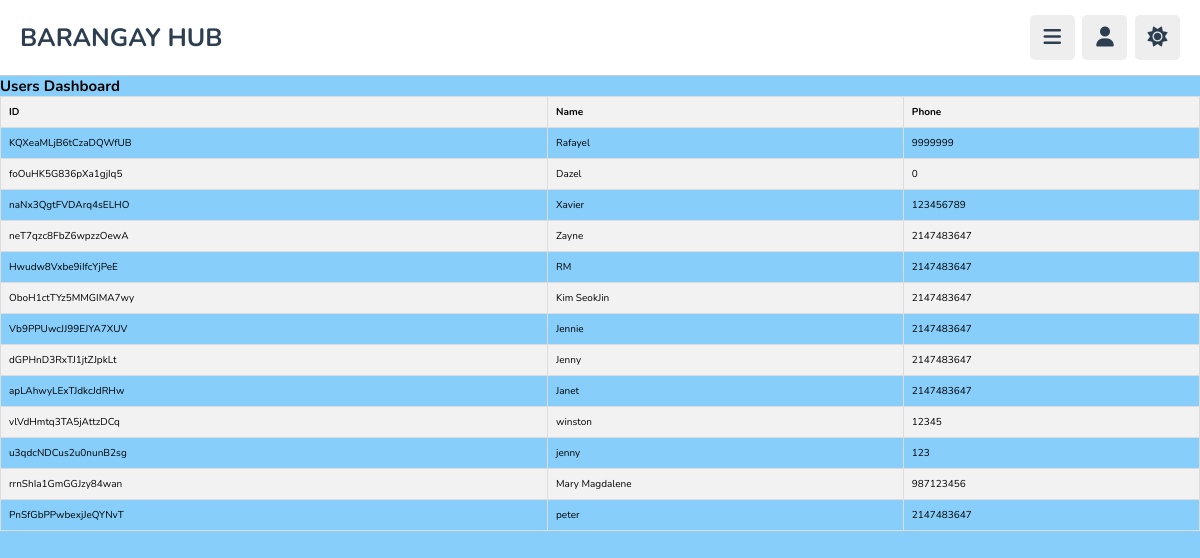
Screenshot of /brgyhub/admin/users.php (signed in) with the database file from the repository.
### tables this page shows
CREATE TABLE `users` (
  `id` varchar(20) NOT NULL,
  `name` varchar(50) NOT NULL,
  `phone` int(20) NOT NULL,
  `password` varchar(50) NOT NULL,
  `image` varchar(100) NOT NULL
);

### brgyhub/admin/users.php (the view, shortened to what this page needs)
<?php
include("../components/connect.php");
$sql = "SELECT * FROM users";
$result = $conn->query($sql);
?>
<!DOCTYPE html>
<html lang="en">
<head>
    <link rel="stylesheet" href="https://cdnjs.cloudflare.com/ajax/libs/font-awesome/6.2.0/css/all.min.css">
    <link rel="stylesheet" href="../css/userstyle.css">
    <link rel="stylesheet" href="../css/admin_style.css">
</head>
<body>
    <?php include '../components/admin_header.php'; ?>
    <div id="content">
        <h2>Users Dashboard</h2>
        <div class="table-container">
            <table>
                <thead>
                    <tr>
                        <th>ID</th>
                        <th>Name</th>
                        <th>Phone</th>
                    </tr>
                </thead>
                <tbody>
                    <?php
                    if ($result->rowCount() > 0) {
                        while ($row = $result->fetch(PDO::FETCH_ASSOC)) {
                            echo "<tr>";
                            echo "<td>" . $row["id"] . "</td>";
                            echo "<td>" . $row["name"] . "</td>";
                            echo "<td>" . $row["phone"] . "</td>";
                            echo "</tr>";
                        }
                    } else {
                        echo "<tr><td colspan='3'>No users found</td></tr>";
                    }
                    ?>
                </tbody>
            </table>
        </div>
    </div>
</body>
</html>

### brgyhub/css/userstyle.css (style rules this page uses)
table { width: 100%; border-collapse: collapse; }
th { background-color: #f2f2f2; border: 1px solid #dddddd; padding: 8px; text-align: left; }
td { border: 1px solid #dddddd; padding: 8px; }
tbody tr:nth-child(even) { background-color: #f2f2f2; }
.table-container { overflow-x: auto; }

### brgyhub/css/admin_style.css (style rules this page uses)
:root { --main-color:#8e44ad; --red:#e74c3c; --oragen:#f39c12; --white:#fff; --black:#2c3e50; --light-color:#888; --light-bg:#eee; --border:.1rem solid rgba(0,0,0,.2); }
* { font-family: 'Nunito', sans-serif; margin: 0; padding: 0; box-sizing: border-box; outline: none; border: none; text-decoration: none; }
html { font-size: 62.5%; overflow-x: hidden; }
body { background: lightskyblue; padding-left: 30rem; }
@media (max-width:1200px) { body { padding-left: 0; } }

### rows the page displays
users: id "KQXeaMLjB6tCzaDQWfUB", name "Rafayel", phone "9999999"
users: id "foOuHK5G836pXa1gjIq5", name "Dazel", phone "0"
users: id "naNx3QgtFVDArq4sELHO", name "Xavier", phone "123456789"
users: id "neT7qzc8FbZ6wpzzOewA", name "Zayne", phone "2147483647"
users: id "Hwudw8Vxbe9iIfcYjPeE", name "RM", phone "2147483647"
users: id "OboH1ctTYz5MMGIMA7wy", name "Kim SeokJin", phone "2147483647"
users: id "Vb9PPUwcJJ99EJYA7XUV", name "Jennie", phone "2147483647"
users: id "dGPHnD3RxTJ1jtZJpkLt", name "Jenny", phone "2147483647"
users: id "apLAhwyLExTJdkcJdRHw", name "Janet", phone "2147483647"
users: id "vlVdHmtq3TA5jAttzDCq", name "winston", phone "12345"
users: id "u3qdcNDCus2u0nunB2sg", name "jenny", phone "123"
users: id "rrnShIa1GmGGJzy84wan", name "Mary Magdalene", phone "987123456"
users: id "PnSfGbPPwbexjJeQYNvT", name "peter", phone "2147483647"
